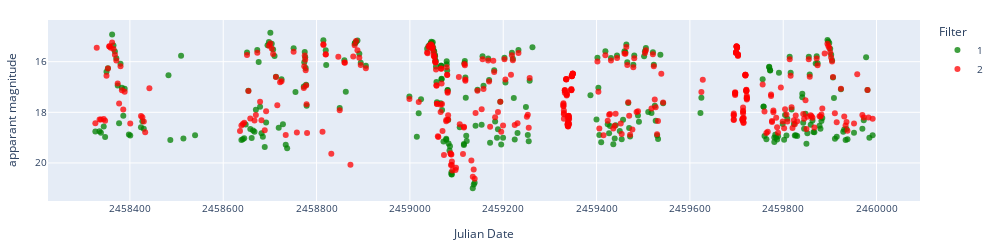
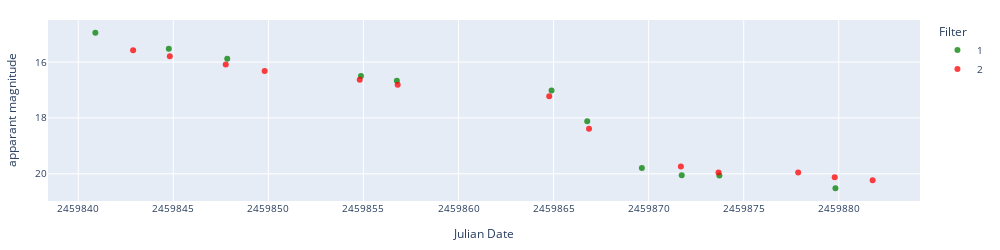
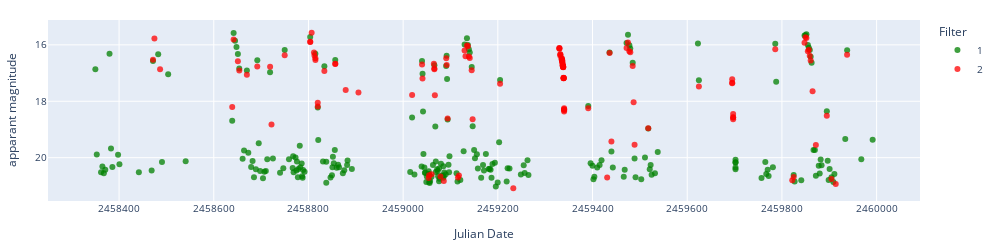
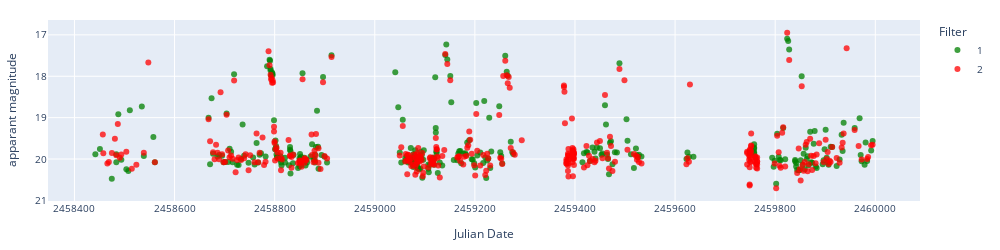

Notebook cell for these charts, in order:
### Markdown cell above
### View dataset lightcurves

### Code cell
date = '2023_03_25'
object = 'ZTF18aakynpt'
class_list = ['dwarf_nova_SU_UMa']
display_start = 0
display_end = 10
label_scheme = 'labels_2'

# Apply errorbars
error = False

if error == True:
        errColalerce1 = 'sigmapsf'
        errColalerce2 = 'sigmapsf_corr_revised'
        errCollasair1 = 'sigmapsf'
        errCollasair2 = 'dc_sigmag'
else:
    errColalerce1 = None
    errColalerce2 = None
    errCollasair1 = None
    errCollasair2 = None

# objlist = dataset[dataset[label_scheme].str.contains('DQ', na=False)]['Xmatch_obj'].iloc[display_start:display_end]
# objtype = dataset[dataset[label_scheme].str.contains('DQ', na=False)][label_scheme].iloc[display_start:display_end]
# name = dataset[dataset[label_scheme].str.contains('DQ', na=False)]['Name'].iloc[display_start:display_end]

print(f'Number of objects: {dataset[dataset[label_scheme].isin(class_list)].shape[0]}')

objlist = dataset[dataset[label_scheme].isin(class_list)]['oid_ztf'].iloc[display_start:display_end]
objtype = dataset[dataset[label_scheme].isin(class_list)][label_scheme].iloc[display_start:display_end]
aavso_name = dataset[dataset[label_scheme].isin(class_list)]['oid_aavso'].iloc[display_start:display_end]
aavso_type = dataset[dataset[label_scheme].isin(class_list)]['type_aavso'].iloc[display_start:display_end]
ra = dataset[dataset[label_scheme].isin(class_list)]['ra'].iloc[display_start:display_end]
dec = dataset[dataset[label_scheme].isin(class_list)]['dec'].iloc[display_start:display_end]
# Get the index of the object in the dataset
index = dataset[dataset[label_scheme].isin(class_list)].index[display_start:display_end]

i=0
for object, type, name, ra, dec, type_aavso, idx in zip(objlist, objtype, aavso_name, ra, dec, aavso_type, index):

    print(object, name, ra, dec)
    print(f'Our class label: {type}', f'AAVSO class label: {type_aavso}', f'Dataset index: {idx}', sep='\n')
    
    # Display lasair difference magnitude and apparent magnitude light curves.
    lc_lasair = load_lasair_lc(object, path=f'../lightcurves_dataset/lasair_{date}')
    lc_lasair_appmag = lasair_clean(lc_lasair, limit=25, magerrlim=1)

    # print('Lasair difference magnitude')
    # display_lightcurve(lc_lasair,x='jd',y='magpsf',errorCol=errCollasair1)
    print('Lasair apparent magnitude')
    display_lightcurve(lc_lasair_appmag,x='jd',y='dc_mag',errorCol=errCollasair2)
    i+=1

### Figure 1 — Plotly figure (JSON) as saved in the notebook; plotly's stock layout.template omitted (floating-point values rounded to 4 significant figures; data arrays with more than 128 entries replaced by an {"elided": "..."} marker saying what was removed)
{"data": [{"hovertemplate": "Filter=1<br>Julian Date=%{x}<br>apparant magnitude=%{y}<extra></extra>", "legendgroup": "1", "marker": {"color": "green", "opacity": 0.75, "symbol": "circle"}, "mode": "markers", "name": "1", "orientation": "v", "showlegend": true, "type": "scatter", "x": {"elided": "278 float values"}, "xaxis": "x", "y": {"elided": "278 float values"}, "yaxis": "y"}, {"hovertemplate": "Filter=2<br>Julian Date=%{x}<br>apparant magnitude=%{y}<extra></extra>", "legendgroup": "2", "marker": {"color": "red", "opacity": 0.75, "symbol": "circle"}, "mode": "markers", "name": "2", "orientation": "v", "showlegend": true, "type": "scatter", "x": {"elided": "391 float values"}, "xaxis": "x", "y": {"elided": "391 float values"}, "yaxis": "y"}], "layout": {"font": {"size": 10}, "height": 250, "legend": {"title": {"text": "Filter"}, "tracegroupgap": 0}, "margin": {"b": 20, "l": 20, "r": 20, "t": 20}, "width": 1000, "xaxis": {"anchor": "y", "domain": [0, 1], "tickformat": "float", "title": {"text": "Julian Date"}}, "yaxis": {"anchor": "x", "autorange": "reversed", "domain": [0, 1], "title": {"text": "apparant magnitude"}}}}

### Figure 2 — Plotly figure (JSON) as saved in the notebook; plotly's stock layout.template omitted (floating-point values rounded to 4 significant figures)
{"data": [{"hovertemplate": "Filter=1<br>Julian Date=%{x}<br>apparant magnitude=%{y}<extra></extra>", "legendgroup": "1", "marker": {"color": "green", "opacity": 0.75, "symbol": "circle"}, "mode": "markers", "name": "1", "orientation": "v", "showlegend": true, "type": "scatter", "x": [2460000.0, 2460000.0, 2460000.0, 2460000.0, 2460000.0, 2460000.0, 2460000.0, 2460000.0, 2460000.0, 2460000.0, 2460000.0], "xaxis": "x", "y": [14.95, 15.52, 15.88, 16.5, 16.67, 17.02, 18.12, 19.8, 20.05, 20.06, 20.52], "yaxis": "y"}, {"hovertemplate": "Filter=2<br>Julian Date=%{x}<br>apparant magnitude=%{y}<extra></extra>", "legendgroup": "2", "marker": {"color": "red", "opacity": 0.75, "symbol": "circle"}, "mode": "markers", "name": "2", "orientation": "v", "showlegend": true, "type": "scatter", "x": [2460000.0, 2460000.0, 2460000.0, 2460000.0, 2460000.0, 2460000.0, 2460000.0, 2460000.0, 2460000.0, 2460000.0, 2460000.0, 2460000.0, 2460000.0], "xaxis": "x", "y": [15.57, 15.79, 16.09, 16.32, 16.63, 16.81, 17.23, 18.39, 19.74, 19.95, 19.95, 20.12, 20.23], "yaxis": "y"}], "layout": {"font": {"size": 10}, "height": 250, "legend": {"title": {"text": "Filter"}, "tracegroupgap": 0}, "margin": {"b": 20, "l": 20, "r": 20, "t": 20}, "width": 1000, "xaxis": {"anchor": "y", "domain": [0, 1], "tickformat": "float", "title": {"text": "Julian Date"}}, "yaxis": {"anchor": "x", "autorange": "reversed", "domain": [0, 1], "title": {"text": "apparant magnitude"}}}}

### Figure 3 — Plotly figure (JSON) as saved in the notebook; plotly's stock layout.template omitted (floating-point values rounded to 4 significant figures; data arrays with more than 128 entries replaced by an {"elided": "..."} marker saying what was removed)
{"data": [{"hovertemplate": "Filter=1<br>Julian Date=%{x}<br>apparant magnitude=%{y}<extra></extra>", "legendgroup": "1", "marker": {"color": "green", "opacity": 0.75, "symbol": "circle"}, "mode": "markers", "name": "1", "orientation": "v", "showlegend": true, "type": "scatter", "x": {"elided": "239 float values"}, "xaxis": "x", "y": {"elided": "239 float values"}, "yaxis": "y"}, {"hovertemplate": "Filter=2<br>Julian Date=%{x}<br>apparant magnitude=%{y}<extra></extra>", "legendgroup": "2", "marker": {"color": "red", "opacity": 0.75, "symbol": "circle"}, "mode": "markers", "name": "2", "orientation": "v", "showlegend": true, "type": "scatter", "x": [2458000.0, 2458000.0, 2458000.0, 2459000.0, 2459000.0, 2459000.0, 2459000.0, 2459000.0, 2459000.0, 2459000.0, 2459000.0, 2459000.0, 2459000.0, 2459000.0, 2459000.0, 2459000.0, 2459000.0, 2459000.0, 2459000.0, 2459000.0, 2459000.0, 2459000.0, 2459000.0, 2459000.0, 2459000.0, 2459000.0, 2459000.0, 2459000.0, 2459000.0, 2459000.0, 2459000.0, 2459000.0, 2459000.0, 2459000.0, 2459000.0, 2459000.0, 2459000.0, 2459000.0, 2459000.0, 2459000.0, 2459000.0, 2459000.0, 2459000.0, 2459000.0, 2459000.0, 2459000.0, 2459000.0, 2459000.0, 2459000.0, 2459000.0, 2459000.0, 2459000.0, 2459000.0, 2459000.0, 2459000.0, 2459000.0, 2459000.0, 2459000.0, 2459000.0, 2459000.0, 2459000.0, 2459000.0, 2459000.0, 2459000.0, 2459000.0, 2459000.0, 2459000.0, 2459000.0, 2459000.0, 2459000.0, 2459000.0, 2459000.0, 2459000.0, 2459000.0, 2459000.0, 2459000.0, 2459000.0, 2459000.0, 2459000.0, 2459000.0, 2459000.0, 2459000.0, 2459000.0, 2459000.0, 2459000.0, 2459000.0, 2459000.0, 2459000.0, 2459000.0, 2459000.0, 2459000.0, 2459000.0, 2459000.0, 2459000.0, 2459000.0, 2459000.0, 2459000.0, 2460000.0, 2460000.0, 2460000.0, 2460000.0, 2460000.0, 2460000.0, 2460000.0, 2460000.0, 2460000.0, 2460000.0, 2460000.0, 2460000.0, 2460000.0, 2460000.0, 2460000.0, 2460000.0, 2460000.0, 2460000.0, 2460000.0, 2460000.0, 2460000.0, 2460000.0, 2460000.0, 2460000.0, 2460000.0], "xaxis": "x", "y": [16.53, 15.77, 16.87, 18.2, 15.81, 16.58, 16.91, 17.06, 16.77, 16.77, 18.82, 16.37, 15.9, 15.89, 15.57, 16.27, 16.38, 16.48, 16.53, 18.06, 18.19, 16.92, 16.68, 16.67, 17.6, 17.68, 17.78, 16.69, 17.2, 20.72, 20.62, 20.59, 16.67, 16.84, 16.87, 17.79, 20.67, 20.82, 16.48, 16.71, 18.61, 20.71, 20.63, 16.2, 16.4, 16.02, 16.05, 16.41, 16.46, 16.9, 18.64, 17.38, 21.08, 16.11, 16.12, 16.13, 16.34, 16.33, 16.38, 16.47, 16.5, 16.52, 16.53, 16.61, 16.6, 16.55, 16.57, 16.74, 16.68, 16.73, 16.72, 16.78, 16.77, 16.79, 16.79, 16.79, 17.17, 17.18, 17.18, 17.18, 17.17, 18.32, 18.25, 18.28, 18.29, 18.36, 18.25, 20.7, 16.29, 19.43, 16.11, 15.92, 16.23, 16.26, 16.75, 18.04, 19.54, 18.96, 17.48, 17.35, 17.21, 17.36, 18.57, 18.57, 18.45, 18.64, 16.16, 20.8, 20.68, 15.93, 15.73, 15.75, 16.22, 16.17, 16.39, 16.55, 17.65, 19.55, 18.51, 20.75, 20.93, 16.35], "yaxis": "y"}], "layout": {"font": {"size": 10}, "height": 250, "legend": {"title": {"text": "Filter"}, "tracegroupgap": 0}, "margin": {"b": 20, "l": 20, "r": 20, "t": 20}, "width": 1000, "xaxis": {"anchor": "y", "domain": [0, 1], "tickformat": "float", "title": {"text": "Julian Date"}}, "yaxis": {"anchor": "x", "autorange": "reversed", "domain": [0, 1], "title": {"text": "apparant magnitude"}}}}

### Figure 4 — Plotly figure (JSON) as saved in the notebook; plotly's stock layout.template omitted (floating-point values rounded to 4 significant figures; data arrays with more than 128 entries replaced by an {"elided": "..."} marker saying what was removed)
{"data": [{"hovertemplate": "Filter=1<br>Julian Date=%{x}<br>apparant magnitude=%{y}<extra></extra>", "legendgroup": "1", "marker": {"color": "green", "opacity": 0.75, "symbol": "circle"}, "mode": "markers", "name": "1", "orientation": "v", "showlegend": true, "type": "scatter", "x": {"elided": "299 float values"}, "xaxis": "x", "y": {"elided": "299 float values"}, "yaxis": "y"}, {"hovertemplate": "Filter=2<br>Julian Date=%{x}<br>apparant magnitude=%{y}<extra></extra>", "legendgroup": "2", "marker": {"color": "red", "opacity": 0.75, "symbol": "circle"}, "mode": "markers", "name": "2", "orientation": "v", "showlegend": true, "type": "scatter", "x": {"elided": "355 float values"}, "xaxis": "x", "y": {"elided": "355 float values"}, "yaxis": "y"}], "layout": {"font": {"size": 10}, "height": 250, "legend": {"title": {"text": "Filter"}, "tracegroupgap": 0}, "margin": {"b": 20, "l": 20, "r": 20, "t": 20}, "width": 1000, "xaxis": {"anchor": "y", "domain": [0, 1], "tickformat": "float", "title": {"text": "Julian Date"}}, "yaxis": {"anchor": "x", "autorange": "reversed", "domain": [0, 1], "title": {"text": "apparant magnitude"}}}}
